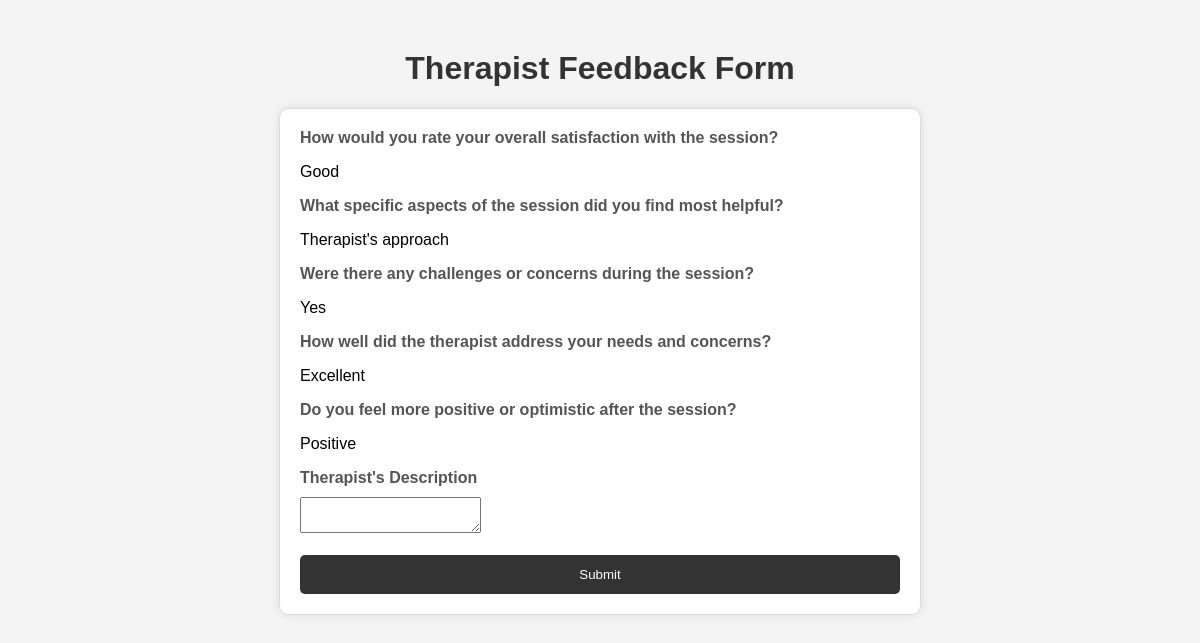
Page /therapist/provide-feedback/19/ on the committed database.
### module1/models.py (models this page shows)
class Feedback(models.Model):
    therapist = models.ForeignKey(Therapist, on_delete=models.CASCADE)
    patient = models.ForeignKey(Patient, on_delete=models.CASCADE)
    booked_session = models.ForeignKey(BookedSession, on_delete=models.CASCADE)
    description = models.TextField(default='')
    answer1 = models.TextField()
    answer2 = models.TextField()
    answer3 = models.TextField()
    answer4 = models.TextField()
    answer5 = models.TextField()
    is_viewed = models.BooleanField(default=False)
    created_at=models.DateTimeField(default=timezone.now)
    total_percentage = models.IntegerField(default=0)

### module1/views.py (the view)
# urls.py: path('therapist/provide-feedback/<int:feedback_id>/', views.provide_feedback, name='provide_feedback'),
def provide_feedback(request, feedback_id):
    patient_feedback = get_object_or_404(Feedback, pk=feedback_id, is_viewed=False)
    if request.method == 'POST':
        therapist_description = request.POST.get('therapist_description')
        patient_feedback.description = therapist_description
        patient_feedback.is_viewed = True
        patient_feedback.save()
        return render(request, 'sessions.html')  # Redirect to a success page or handle accordingly
    context = {'patient_feedback': patient_feedback}
    return render(request, 'therapist_feedback_form.html', context)

### Templates/therapist_feedback_form.html (shortened to what this page needs)
{% extends 'base_feedback_form.html' %}
{% block heading %}Therapist Feedback Form{% endblock %}
{% block content %}
<form method="post" action="{% url 'provide_feedback' feedback_id=patient_feedback.id %}">
    <label>How would you rate your overall satisfaction with the session?</label>
    <p>{{ patient_feedback.answer1 }}</p>
    <label>What specific aspects of the session did you find most helpful?</label>
    <p>{{ patient_feedback.answer2 }}</p>
    <label>Were there any challenges or concerns during the session?</label>
    <p>{{ patient_feedback.answer3 }}</p>
    <label>How well did the therapist address your needs and concerns?</label>
    <p>{{ patient_feedback.answer4 }}</p>
    <label>Do you feel more positive or optimistic after the session?</label>
    <p>{{ patient_feedback.answer5 }}</p>
    <label for="therapist_description">Therapist's Description</label>
    <textarea id="therapist_description" name="therapist_description" required></textarea><br><br>
    <input type="submit" value="Submit">
</form>
{% endblock %}

### static/feedback_form.css (style rules this page uses)
body { font-family: 'Verdana', 'Geneva', sans-serif; background-color: #f4f4f4; }
form { max-width: 600px; margin: 0 auto; padding: 20px; background-color: #fff; border: 1px solid #ddd; border-radius: 10px; box-shadow: 0 0 10px rgba(0, 0, 0, 0.1); }
label { display: block; margin-bottom: 10px; font-weight: bold; color: #555; }
input[type="submit"] { width: 100%; padding: 12px; background-color: #333; color: #fff; border: none; border-radius: 5px; cursor: pointer; }

### rows in the picture
Feedback: answer1 "Good", answer2 "Therapist's approach", answer3 "Yes", answer4 "Excellent", answer5 "Positive"
